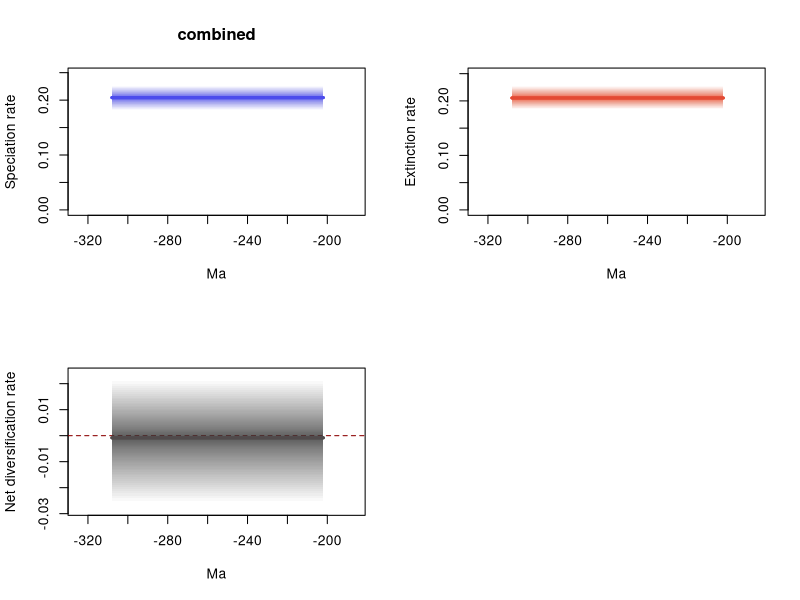

Write the R code that produced this figure.
# 1 files combined:
# 	C:\Users\SimoesLabAdmin\Documents\BDNN_Arielli\synapsida\mcmc_predictors\B_covar_mcmc/combined_9_marginal_rates.log

# 95% HPDs calculated using code from Biopy (https://www.cs.auckland.ac.nz/~yhel002/biopy/)

pdf(file='C:/Users/SimoesLabAdmin/Documents/BDNN_Arielli/synapsida/mcmc_predictors/B_covar_mcmc/combined_9_marginal_rates_RTT.pdf',width=10.8, height=8.4)
par(mfrow=c(2,2))
library(scales)
plot_RTT <- function (age,hpd_M,hpd_m,mean_m,color){
    N=100
    beta=(1:(N-1))/N
    alpha_shape=0.25
    cat=1-(beta^(1./alpha_shape))
    for (i in 1:(N-1)){
        trans= 1/N + 2/N
        polygon(c(age, rev(age)), c(hpd_M-((hpd_M-mean_m)*cat[i]), rev(hpd_m+((mean_m-hpd_m)*cat[i]))), col = alpha(color,trans), border = NA)
    }
    lines(rev(age), rev(mean_m), col = color, lwd=3)
}
    
L_hpd_m95=c(NA, NA,NA,NA,NA,NA,NA,NA,NA,NA,NA,NA,NA,NA,NA,NA,NA,NA,NA,NA,NA,NA,NA,NA,NA,NA,NA,NA,NA,NA,NA,NA,NA,NA,NA,NA,NA,NA,NA,NA,NA,NA,NA,NA,NA,NA,NA,NA,NA,NA,NA,NA,NA,NA,NA,NA,NA,NA,NA,NA,NA,NA,NA,NA,NA,NA,NA,NA,NA,NA,NA,NA,NA,NA,NA,NA,NA,NA,NA,NA,NA,NA,NA,NA,NA,NA,NA,NA,NA,NA,NA,NA,NA,NA,NA,NA,NA,NA,NA,NA,NA,NA,NA,NA,NA,NA,NA,NA,NA,NA,NA,NA,NA,NA,NA,NA,NA,NA,NA,NA,NA,NA,NA,NA,NA,NA,NA,NA,NA,NA,NA,NA,NA,NA,NA,NA,NA,NA,NA,NA,NA,NA,NA,NA,NA,NA,NA,NA,NA,NA,NA,NA,NA,NA,NA,NA,NA,NA,NA,NA,NA,NA,NA,NA,NA,NA,NA,NA,NA,NA,NA,NA,NA,NA,NA,NA,NA,NA,NA,NA,NA,NA,NA,NA,NA,NA,NA,NA,NA,NA,NA,NA,NA,NA,NA,NA,NA,NA,NA,NA,NA,NA,0.181879,0.181879,0.181879,0.181879,0.181879,0.181879,0.181879,0.181879,0.181879,0.181879,0.181879,0.181879,0.181879,0.181879,0.181879,0.181879,0.181879,0.181879,0.181879,0.181879,0.181879,0.181879,0.181879,0.181879,0.181879,0.181879,0.181879,0.181879,0.181879,0.181879,0.181879,0.181879,0.181879,0.181879,0.181879,0.181879,0.181879,0.181879,0.181879,0.181879,0.181879,0.181879,0.181879,0.181879,0.181879,0.181879,0.181879,0.181879,0.181879,0.181879,0.181879,0.181879,0.181879,0.181879,0.181879,0.181879,0.181879,0.181879,0.181879,0.181879,0.181879,0.181879,0.181879,0.181879,0.181879,0.181879,0.181879,0.181879,0.181879,0.181879,0.181879,0.181879,0.181879,0.181879,0.181879,0.181879,0.181879,0.181879,0.181879,0.181879,0.181879,0.181879,0.181879,0.181879,0.181879,0.181879,0.181879,0.181879,0.181879,0.181879,0.181879,0.181879,0.181879,0.181879,0.181879,0.181879,0.181879,0.181879,0.181879,0.181879,0.181879,0.181879,0.181879,0.181879,0.181879,0.181879,0.181879)
L_hpd_M95=c(NA, NA,NA,NA,NA,NA,NA,NA,NA,NA,NA,NA,NA,NA,NA,NA,NA,NA,NA,NA,NA,NA,NA,NA,NA,NA,NA,NA,NA,NA,NA,NA,NA,NA,NA,NA,NA,NA,NA,NA,NA,NA,NA,NA,NA,NA,NA,NA,NA,NA,NA,NA,NA,NA,NA,NA,NA,NA,NA,NA,NA,NA,NA,NA,NA,NA,NA,NA,NA,NA,NA,NA,NA,NA,NA,NA,NA,NA,NA,NA,NA,NA,NA,NA,NA,NA,NA,NA,NA,NA,NA,NA,NA,NA,NA,NA,NA,NA,NA,NA,NA,NA,NA,NA,NA,NA,NA,NA,NA,NA,NA,NA,NA,NA,NA,NA,NA,NA,NA,NA,NA,NA,NA,NA,NA,NA,NA,NA,NA,NA,NA,NA,NA,NA,NA,NA,NA,NA,NA,NA,NA,NA,NA,NA,NA,NA,NA,NA,NA,NA,NA,NA,NA,NA,NA,NA,NA,NA,NA,NA,NA,NA,NA,NA,NA,NA,NA,NA,NA,NA,NA,NA,NA,NA,NA,NA,NA,NA,NA,NA,NA,NA,NA,NA,NA,NA,NA,NA,NA,NA,NA,NA,NA,NA,NA,NA,NA,NA,NA,NA,NA,NA,0.225889,0.225889,0.225889,0.225889,0.225889,0.225889,0.225889,0.225889,0.225889,0.225889,0.225889,0.225889,0.225889,0.225889,0.225889,0.225889,0.225889,0.225889,0.225889,0.225889,0.225889,0.225889,0.225889,0.225889,0.225889,0.225889,0.225889,0.225889,0.225889,0.225889,0.225889,0.225889,0.225889,0.225889,0.225889,0.225889,0.225889,0.225889,0.225889,0.225889,0.225889,0.225889,0.225889,0.225889,0.225889,0.225889,0.225889,0.225889,0.225889,0.225889,0.225889,0.225889,0.225889,0.225889,0.225889,0.225889,0.225889,0.225889,0.225889,0.225889,0.225889,0.225889,0.225889,0.225889,0.225889,0.225889,0.225889,0.225889,0.225889,0.225889,0.225889,0.225889,0.225889,0.225889,0.225889,0.225889,0.225889,0.225889,0.225889,0.225889,0.225889,0.225889,0.225889,0.225889,0.225889,0.225889,0.225889,0.225889,0.225889,0.225889,0.225889,0.225889,0.225889,0.225889,0.225889,0.225889,0.225889,0.225889,0.225889,0.225889,0.225889,0.225889,0.225889,0.225889,0.225889,0.225889,0.225889)
M_hpd_m95=c(NA, NA,NA,NA,NA,NA,NA,NA,NA,NA,NA,NA,NA,NA,NA,NA,NA,NA,NA,NA,NA,NA,NA,NA,NA,NA,NA,NA,NA,NA,NA,NA,NA,NA,NA,NA,NA,NA,NA,NA,NA,NA,NA,NA,NA,NA,NA,NA,NA,NA,NA,NA,NA,NA,NA,NA,NA,NA,NA,NA,NA,NA,NA,NA,NA,NA,NA,NA,NA,NA,NA,NA,NA,NA,NA,NA,NA,NA,NA,NA,NA,NA,NA,NA,NA,NA,NA,NA,NA,NA,NA,NA,NA,NA,NA,NA,NA,NA,NA,NA,NA,NA,NA,NA,NA,NA,NA,NA,NA,NA,NA,NA,NA,NA,NA,NA,NA,NA,NA,NA,NA,NA,NA,NA,NA,NA,NA,NA,NA,NA,NA,NA,NA,NA,NA,NA,NA,NA,NA,NA,NA,NA,NA,NA,NA,NA,NA,NA,NA,NA,NA,NA,NA,NA,NA,NA,NA,NA,NA,NA,NA,NA,NA,NA,NA,NA,NA,NA,NA,NA,NA,NA,NA,NA,NA,NA,NA,NA,NA,NA,NA,NA,NA,NA,NA,NA,NA,NA,NA,NA,NA,NA,NA,NA,NA,NA,NA,NA,NA,NA,NA,NA,0.184743,0.184743,0.184743,0.184743,0.184743,0.184743,0.184743,0.184743,0.184743,0.184743,0.184743,0.184743,0.184743,0.184743,0.184743,0.184743,0.184743,0.184743,0.184743,0.184743,0.184743,0.184743,0.184743,0.184743,0.184743,0.184743,0.184743,0.184743,0.184743,0.184743,0.184743,0.184743,0.184743,0.184743,0.184743,0.184743,0.184743,0.184743,0.184743,0.184743,0.184743,0.184743,0.184743,0.184743,0.184743,0.184743,0.184743,0.184743,0.184743,0.184743,0.184743,0.184743,0.184743,0.184743,0.184743,0.184743,0.184743,0.184743,0.184743,0.184743,0.184743,0.184743,0.184743,0.184743,0.184743,0.184743,0.184743,0.184743,0.184743,0.184743,0.184743,0.184743,0.184743,0.184743,0.184743,0.184743,0.184743,0.184743,0.184743,0.184743,0.184743,0.184743,0.184743,0.184743,0.184743,0.184743,0.184743,0.184743,0.184743,0.184743,0.184743,0.184743,0.184743,0.184743,0.184743,0.184743,0.184743,0.184743,0.184743,0.184743,0.184743,0.184743,0.184743,0.184743,0.184743,0.184743,0.184743)
M_hpd_M95=c(NA, NA,NA,NA,NA,NA,NA,NA,NA,NA,NA,NA,NA,NA,NA,NA,NA,NA,NA,NA,NA,NA,NA,NA,NA,NA,NA,NA,NA,NA,NA,NA,NA,NA,NA,NA,NA,NA,NA,NA,NA,NA,NA,NA,NA,NA,NA,NA,NA,NA,NA,NA,NA,NA,NA,NA,NA,NA,NA,NA,NA,NA,NA,NA,NA,NA,NA,NA,NA,NA,NA,NA,NA,NA,NA,NA,NA,NA,NA,NA,NA,NA,NA,NA,NA,NA,NA,NA,NA,NA,NA,NA,NA,NA,NA,NA,NA,NA,NA,NA,NA,NA,NA,NA,NA,NA,NA,NA,NA,NA,NA,NA,NA,NA,NA,NA,NA,NA,NA,NA,NA,NA,NA,NA,NA,NA,NA,NA,NA,NA,NA,NA,NA,NA,NA,NA,NA,NA,NA,NA,NA,NA,NA,NA,NA,NA,NA,NA,NA,NA,NA,NA,NA,NA,NA,NA,NA,NA,NA,NA,NA,NA,NA,NA,NA,NA,NA,NA,NA,NA,NA,NA,NA,NA,NA,NA,NA,NA,NA,NA,NA,NA,NA,NA,NA,NA,NA,NA,NA,NA,NA,NA,NA,NA,NA,NA,NA,NA,NA,NA,NA,NA,0.227496,0.227496,0.227496,0.227496,0.227496,0.227496,0.227496,0.227496,0.227496,0.227496,0.227496,0.227496,0.227496,0.227496,0.227496,0.227496,0.227496,0.227496,0.227496,0.227496,0.227496,0.227496,0.227496,0.227496,0.227496,0.227496,0.227496,0.227496,0.227496,0.227496,0.227496,0.227496,0.227496,0.227496,0.227496,0.227496,0.227496,0.227496,0.227496,0.227496,0.227496,0.227496,0.227496,0.227496,0.227496,0.227496,0.227496,0.227496,0.227496,0.227496,0.227496,0.227496,0.227496,0.227496,0.227496,0.227496,0.227496,0.227496,0.227496,0.227496,0.227496,0.227496,0.227496,0.227496,0.227496,0.227496,0.227496,0.227496,0.227496,0.227496,0.227496,0.227496,0.227496,0.227496,0.227496,0.227496,0.227496,0.227496,0.227496,0.227496,0.227496,0.227496,0.227496,0.227496,0.227496,0.227496,0.227496,0.227496,0.227496,0.227496,0.227496,0.227496,0.227496,0.227496,0.227496,0.227496,0.227496,0.227496,0.227496,0.227496,0.227496,0.227496,0.227496,0.227496,0.227496,0.227496,0.227496)
R_hpd_m95=c(NA, NA,NA,NA,NA,NA,NA,NA,NA,NA,NA,NA,NA,NA,NA,NA,NA,NA,NA,NA,NA,NA,NA,NA,NA,NA,NA,NA,NA,NA,NA,NA,NA,NA,NA,NA,NA,NA,NA,NA,NA,NA,NA,NA,NA,NA,NA,NA,NA,NA,NA,NA,NA,NA,NA,NA,NA,NA,NA,NA,NA,NA,NA,NA,NA,NA,NA,NA,NA,NA,NA,NA,NA,NA,NA,NA,NA,NA,NA,NA,NA,NA,NA,NA,NA,NA,NA,NA,NA,NA,NA,NA,NA,NA,NA,NA,NA,NA,NA,NA,NA,NA,NA,NA,NA,NA,NA,NA,NA,NA,NA,NA,NA,NA,NA,NA,NA,NA,NA,NA,NA,NA,NA,NA,NA,NA,NA,NA,NA,NA,NA,NA,NA,NA,NA,NA,NA,NA,NA,NA,NA,NA,NA,NA,NA,NA,NA,NA,NA,NA,NA,NA,NA,NA,NA,NA,NA,NA,NA,NA,NA,NA,NA,NA,NA,NA,NA,NA,NA,NA,NA,NA,NA,NA,NA,NA,NA,NA,NA,NA,NA,NA,NA,NA,NA,NA,NA,NA,NA,NA,NA,NA,NA,NA,NA,NA,NA,NA,NA,NA,NA,NA,-0.02595,-0.02595,-0.02595,-0.02595,-0.02595,-0.02595,-0.02595,-0.02595,-0.02595,-0.02595,-0.02595,-0.02595,-0.02595,-0.02595,-0.02595,-0.02595,-0.02595,-0.02595,-0.02595,-0.02595,-0.02595,-0.02595,-0.02595,-0.02595,-0.02595,-0.02595,-0.02595,-0.02595,-0.02595,-0.02595,-0.02595,-0.02595,-0.02595,-0.02595,-0.02595,-0.02595,-0.02595,-0.02595,-0.02595,-0.02595,-0.02595,-0.02595,-0.02595,-0.02595,-0.02595,-0.02595,-0.02595,-0.02595,-0.02595,-0.02595,-0.02595,-0.02595,-0.02595,-0.02595,-0.02595,-0.02595,-0.02595,-0.02595,-0.02595,-0.02595,-0.02595,-0.02595,-0.02595,-0.02595,-0.02595,-0.02595,-0.02595,-0.02595,-0.02595,-0.02595,-0.02595,-0.02595,-0.02595,-0.02595,-0.02595,-0.02595,-0.02595,-0.02595,-0.02595,-0.02595,-0.02595,-0.02595,-0.02595,-0.02595,-0.02595,-0.02595,-0.02595,-0.02595,-0.02595,-0.02595,-0.02595,-0.02595,-0.02595,-0.02595,-0.02595,-0.02595,-0.02595,-0.02595,-0.02595,-0.02595,-0.02595,-0.02595,-0.02595,-0.02595,-0.02595,-0.02595,-0.02595)
R_hpd_M95=c(NA, NA,NA,NA,NA,NA,NA,NA,NA,NA,NA,NA,NA,NA,NA,NA,NA,NA,NA,NA,NA,NA,NA,NA,NA,NA,NA,NA,NA,NA,NA,NA,NA,NA,NA,NA,NA,NA,NA,NA,NA,NA,NA,NA,NA,NA,NA,NA,NA,NA,NA,NA,NA,NA,NA,NA,NA,NA,NA,NA,NA,NA,NA,NA,NA,NA,NA,NA,NA,NA,NA,NA,NA,NA,NA,NA,NA,NA,NA,NA,NA,NA,NA,NA,NA,NA,NA,NA,NA,NA,NA,NA,NA,NA,NA,NA,NA,NA,NA,NA,NA,NA,NA,NA,NA,NA,NA,NA,NA,NA,NA,NA,NA,NA,NA,NA,NA,NA,NA,NA,NA,NA,NA,NA,NA,NA,NA,NA,NA,NA,NA,NA,NA,NA,NA,NA,NA,NA,NA,NA,NA,NA,NA,NA,NA,NA,NA,NA,NA,NA,NA,NA,NA,NA,NA,NA,NA,NA,NA,NA,NA,NA,NA,NA,NA,NA,NA,NA,NA,NA,NA,NA,NA,NA,NA,NA,NA,NA,NA,NA,NA,NA,NA,NA,NA,NA,NA,NA,NA,NA,NA,NA,NA,NA,NA,NA,NA,NA,NA,NA,NA,NA,0.021734,0.021734,0.021734,0.021734,0.021734,0.021734,0.021734,0.021734,0.021734,0.021734,0.021734,0.021734,0.021734,0.021734,0.021734,0.021734,0.021734,0.021734,0.021734,0.021734,0.021734,0.021734,0.021734,0.021734,0.021734,0.021734,0.021734,0.021734,0.021734,0.021734,0.021734,0.021734,0.021734,0.021734,0.021734,0.021734,0.021734,0.021734,0.021734,0.021734,0.021734,0.021734,0.021734,0.021734,0.021734,0.021734,0.021734,0.021734,0.021734,0.021734,0.021734,0.021734,0.021734,0.021734,0.021734,0.021734,0.021734,0.021734,0.021734,0.021734,0.021734,0.021734,0.021734,0.021734,0.021734,0.021734,0.021734,0.021734,0.021734,0.021734,0.021734,0.021734,0.021734,0.021734,0.021734,0.021734,0.021734,0.021734,0.021734,0.021734,0.021734,0.021734,0.021734,0.021734,0.021734,0.021734,0.021734,0.021734,0.021734,0.021734,0.021734,0.021734,0.021734,0.021734,0.021734,0.021734,0.021734,0.021734,0.021734,0.021734,0.021734,0.021734,0.021734,0.021734,0.021734,0.021734,0.021734)
L_mean=c(NA, NA,NA,NA,NA,NA,NA,NA,NA,NA,NA,NA,NA,NA,NA,NA,NA,NA,NA,NA,NA,NA,NA,NA,NA,NA,NA,NA,NA,NA,NA,NA,NA,NA,NA,NA,NA,NA,NA,NA,NA,NA,NA,NA,NA,NA,NA,NA,NA,NA,NA,NA,NA,NA,NA,NA,NA,NA,NA,NA,NA,NA,NA,NA,NA,NA,NA,NA,NA,NA,NA,NA,NA,NA,NA,NA,NA,NA,NA,NA,NA,NA,NA,NA,NA,NA,NA,NA,NA,NA,NA,NA,NA,NA,NA,NA,NA,NA,NA,NA,NA,NA,NA,NA,NA,NA,NA,NA,NA,NA,NA,NA,NA,NA,NA,NA,NA,NA,NA,NA,NA,NA,NA,NA,NA,NA,NA,NA,NA,NA,NA,NA,NA,NA,NA,NA,NA,NA,NA,NA,NA,NA,NA,NA,NA,NA,NA,NA,NA,NA,NA,NA,NA,NA,NA,NA,NA,NA,NA,NA,NA,NA,NA,NA,NA,NA,NA,NA,NA,NA,NA,NA,NA,NA,NA,NA,NA,NA,NA,NA,NA,NA,NA,NA,NA,NA,NA,NA,NA,NA,NA,NA,NA,NA,NA,NA,NA,NA,NA,NA,NA,NA,0.204558836666667,0.204558836666667,0.204558836666667,0.204558836666667,0.204558836666667,0.204558836666667,0.204558836666667,0.204558836666667,0.204558836666667,0.204558836666667,0.204558836666667,0.204558836666667,0.204558836666667,0.204558836666667,0.204558836666667,0.204558836666667,0.204558836666667,0.204558836666667,0.204558836666667,0.204558836666667,0.204558836666667,0.204558836666667,0.204558836666667,0.204558836666667,0.204558836666667,0.204558836666667,0.204558836666667,0.204558836666667,0.204558836666667,0.204558836666667,0.204558836666667,0.204558836666667,0.204558836666667,0.204558836666667,0.204558836666667,0.204558836666667,0.204558836666667,0.204558836666667,0.204558836666667,0.204558836666667,0.204558836666667,0.204558836666667,0.204558836666667,0.204558836666667,0.204558836666667,0.204558836666667,0.204558836666667,0.204558836666667,0.204558836666667,0.204558836666667,0.204558836666667,0.204558836666667,0.204558836666667,0.204558836666667,0.204558836666667,0.204558836666667,0.204558836666667,0.204558836666667,0.204558836666667,0.204558836666667,0.204558836666667,0.204558836666667,0.204558836666667,0.204558836666667,0.204558836666667,0.204558836666667,0.204558836666667,0.204558836666667,0.204558836666667,0.204558836666667,0.204558836666667,0.204558836666667,0.204558836666667,0.204558836666667,0.204558836666667,0.204558836666667,0.204558836666667,0.204558836666667,0.204558836666667,0.204558836666667,0.204558836666667,0.204558836666667,0.204558836666667,0.204558836666667,0.204558836666667,0.204558836666667,0.204558836666667,0.204558836666667,0.204558836666667,0.204558836666667,0.204558836666667,0.204558836666667,0.204558836666667,0.204558836666667,0.204558836666667,0.204558836666667,0.204558836666667,0.204558836666667,0.204558836666667,0.204558836666667,0.204558836666667,0.204558836666667,0.204558836666667,0.204558836666667,0.204558836666667,0.204558836666667,0.204558836666667)
M_mean=c(NA, NA,NA,NA,NA,NA,NA,NA,NA,NA,NA,NA,NA,NA,NA,NA,NA,NA,NA,NA,NA,NA,NA,NA,NA,NA,NA,NA,NA,NA,NA,NA,NA,NA,NA,NA,NA,NA,NA,NA,NA,NA,NA,NA,NA,NA,NA,NA,NA,NA,NA,NA,NA,NA,NA,NA,NA,NA,NA,NA,NA,NA,NA,NA,NA,NA,NA,NA,NA,NA,NA,NA,NA,NA,NA,NA,NA,NA,NA,NA,NA,NA,NA,NA,NA,NA,NA,NA,NA,NA,NA,NA,NA,NA,NA,NA,NA,NA,NA,NA,NA,NA,NA,NA,NA,NA,NA,NA,NA,NA,NA,NA,NA,NA,NA,NA,NA,NA,NA,NA,NA,NA,NA,NA,NA,NA,NA,NA,NA,NA,NA,NA,NA,NA,NA,NA,NA,NA,NA,NA,NA,NA,NA,NA,NA,NA,NA,NA,NA,NA,NA,NA,NA,NA,NA,NA,NA,NA,NA,NA,NA,NA,NA,NA,NA,NA,NA,NA,NA,NA,NA,NA,NA,NA,NA,NA,NA,NA,NA,NA,NA,NA,NA,NA,NA,NA,NA,NA,NA,NA,NA,NA,NA,NA,NA,NA,NA,NA,NA,NA,NA,NA,0.205382415555556,0.205382415555556,0.205382415555556,0.205382415555556,0.205382415555556,0.205382415555556,0.205382415555556,0.205382415555556,0.205382415555556,0.205382415555556,0.205382415555556,0.205382415555556,0.205382415555556,0.205382415555556,0.205382415555556,0.205382415555556,0.205382415555556,0.205382415555556,0.205382415555556,0.205382415555556,0.205382415555556,0.205382415555556,0.205382415555556,0.205382415555556,0.205382415555556,0.205382415555556,0.205382415555556,0.205382415555556,0.205382415555556,0.205382415555556,0.205382415555556,0.205382415555556,0.205382415555556,0.205382415555556,0.205382415555556,0.205382415555556,0.205382415555556,0.205382415555556,0.205382415555556,0.205382415555556,0.205382415555556,0.205382415555556,0.205382415555556,0.205382415555556,0.205382415555556,0.205382415555556,0.205382415555556,0.205382415555556,0.205382415555556,0.205382415555556,0.205382415555556,0.205382415555556,0.205382415555556,0.205382415555556,0.205382415555556,0.205382415555556,0.205382415555556,0.205382415555556,0.205382415555556,0.205382415555556,0.205382415555556,0.205382415555556,0.205382415555556,0.205382415555556,0.205382415555556,0.205382415555556,0.205382415555556,0.205382415555556,0.205382415555556,0.205382415555556,0.205382415555556,0.205382415555556,0.205382415555556,0.205382415555556,0.205382415555556,0.205382415555556,0.205382415555556,0.205382415555556,0.205382415555556,0.205382415555556,0.205382415555556,0.205382415555556,0.205382415555556,0.205382415555556,0.205382415555556,0.205382415555556,0.205382415555556,0.205382415555556,0.205382415555556,0.205382415555556,0.205382415555556,0.205382415555556,0.205382415555556,0.205382415555556,0.205382415555556,0.205382415555556,0.205382415555556,0.205382415555556,0.205382415555556,0.205382415555556,0.205382415555556,0.205382415555556,0.205382415555556,0.205382415555556,0.205382415555556,0.205382415555556,0.205382415555556)
R_mean=c(NA, NA,NA,NA,NA,NA,NA,NA,NA,NA,NA,NA,NA,NA,NA,NA,NA,NA,NA,NA,NA,NA,NA,NA,NA,NA,NA,NA,NA,NA,NA,NA,NA,NA,NA,NA,NA,NA,NA,NA,NA,NA,NA,NA,NA,NA,NA,NA,NA,NA,NA,NA,NA,NA,NA,NA,NA,NA,NA,NA,NA,NA,NA,NA,NA,NA,NA,NA,NA,NA,NA,NA,NA,NA,NA,NA,NA,NA,NA,NA,NA,NA,NA,NA,NA,NA,NA,NA,NA,NA,NA,NA,NA,NA,NA,NA,NA,NA,NA,NA,NA,NA,NA,NA,NA,NA,NA,NA,NA,NA,NA,NA,NA,NA,NA,NA,NA,NA,NA,NA,NA,NA,NA,NA,NA,NA,NA,NA,NA,NA,NA,NA,NA,NA,NA,NA,NA,NA,NA,NA,NA,NA,NA,NA,NA,NA,NA,NA,NA,NA,NA,NA,NA,NA,NA,NA,NA,NA,NA,NA,NA,NA,NA,NA,NA,NA,NA,NA,NA,NA,NA,NA,NA,NA,NA,NA,NA,NA,NA,NA,NA,NA,NA,NA,NA,NA,NA,NA,NA,NA,NA,NA,NA,NA,NA,NA,NA,NA,NA,NA,NA,NA,-0.000823583333333,-0.000823583333333,-0.000823583333333,-0.000823583333333,-0.000823583333333,-0.000823583333333,-0.000823583333333,-0.000823583333333,-0.000823583333333,-0.000823583333333,-0.000823583333333,-0.000823583333333,-0.000823583333333,-0.000823583333333,-0.000823583333333,-0.000823583333333,-0.000823583333333,-0.000823583333333,-0.000823583333333,-0.000823583333333,-0.000823583333333,-0.000823583333333,-0.000823583333333,-0.000823583333333,-0.000823583333333,-0.000823583333333,-0.000823583333333,-0.000823583333333,-0.000823583333333,-0.000823583333333,-0.000823583333333,-0.000823583333333,-0.000823583333333,-0.000823583333333,-0.000823583333333,-0.000823583333333,-0.000823583333333,-0.000823583333333,-0.000823583333333,-0.000823583333333,-0.000823583333333,-0.000823583333333,-0.000823583333333,-0.000823583333333,-0.000823583333333,-0.000823583333333,-0.000823583333333,-0.000823583333333,-0.000823583333333,-0.000823583333333,-0.000823583333333,-0.000823583333333,-0.000823583333333,-0.000823583333333,-0.000823583333333,-0.000823583333333,-0.000823583333333,-0.000823583333333,-0.000823583333333,-0.000823583333333,-0.000823583333333,-0.000823583333333,-0.000823583333333,-0.000823583333333,-0.000823583333333,-0.000823583333333,-0.000823583333333,-0.000823583333333,-0.000823583333333,-0.000823583333333,-0.000823583333333,-0.000823583333333,-0.000823583333333,-0.000823583333333,-0.000823583333333,-0.000823583333333,-0.000823583333333,-0.000823583333333,-0.000823583333333,-0.000823583333333,-0.000823583333333,-0.000823583333333,-0.000823583333333,-0.000823583333333,-0.000823583333333,-0.000823583333333,-0.000823583333333,-0.000823583333333,-0.000823583333333,-0.000823583333333,-0.000823583333333,-0.000823583333333,-0.000823583333333,-0.000823583333333,-0.000823583333333,-0.000823583333333,-0.000823583333333,-0.000823583333333,-0.000823583333333,-0.000823583333333,-0.000823583333333,-0.000823583333333,-0.000823583333333,-0.000823583333333,-0.000823583333333,-0.000823583333333,-0.000823583333333)
trans=0.5
age=(0:(309-1))* -1
plot(age,age,type = 'n', ylim = c(0, 0.24847790000000003), xlim = c(-324.45,-186.55), ylab = 'Speciation rate', xlab = 'Ma',main='combined' )
plot_RTT(age,L_hpd_M95,L_hpd_m95,L_mean,"#4c4cec")
lines(rev(age), rev(L_mean), col = "#4c4cec", lwd=3)
plot(age,age,type = 'n', ylim = c(0, 0.2502456), xlim = c(-324.45,-186.55), ylab = 'Extinction rate', xlab = 'Ma' )
plot_RTT(age,M_hpd_M95,M_hpd_m95,M_mean,"#e34a33")
lines(rev(age), rev(M_mean), col = "#e34a33", lwd=3)
plot(age,age,type = 'n', ylim = c(-0.028545000000000004, 0.023907400000000002), xlim = c(-324.45,-186.55), ylab = 'Net diversification rate', xlab = 'Ma' )
abline(h=0,lty=2,col="darkred")
plot_RTT(age,R_hpd_M95,R_hpd_m95,R_mean,"#504A4B")
lines(rev(age), rev(R_mean), col = "#504A4B", lwd=3)
n <- dev.off()
